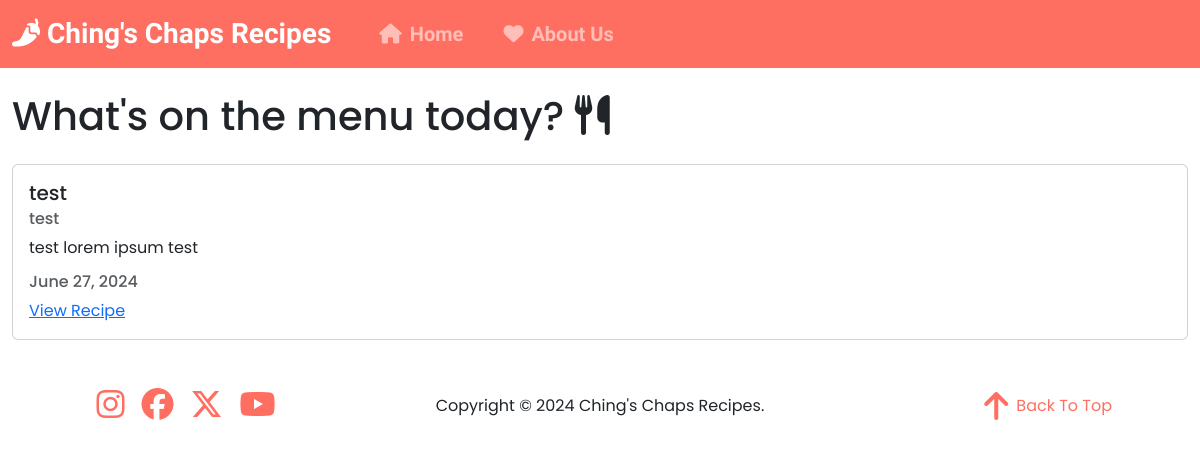
Before: / with the older database file.
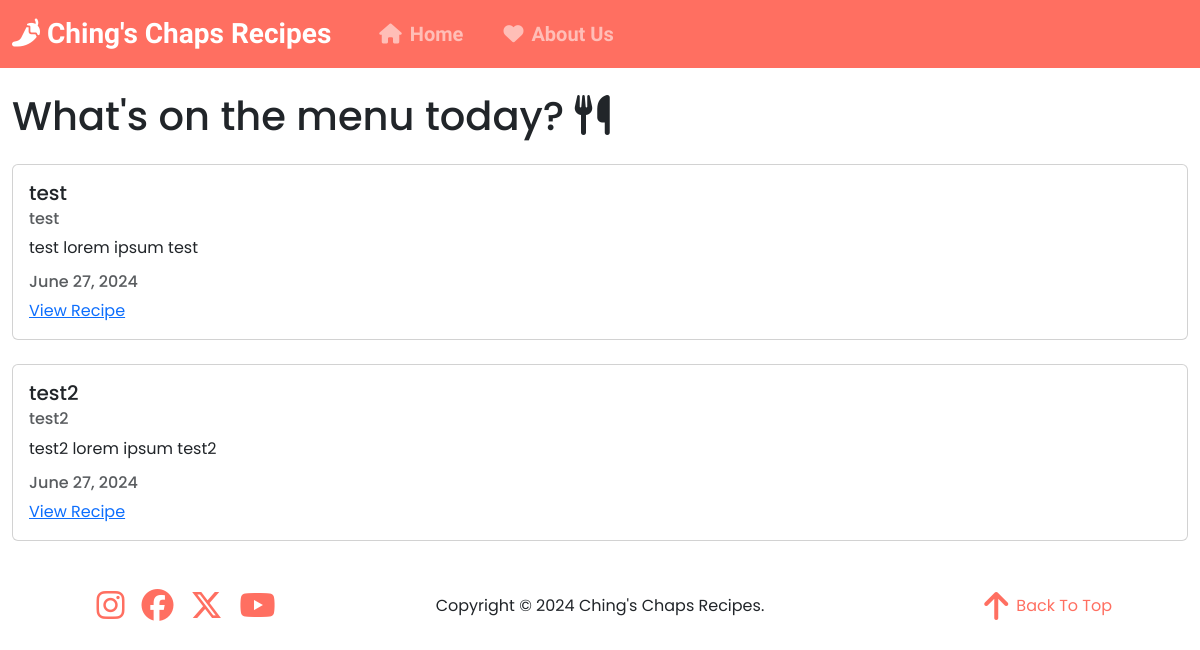
After: the same page with the newer database file.
### recipes/models.py (models this page shows, shortened)
class Recipe(models.Model):
  title = models.CharField(max_length=100)
  description = models.TextField()
  author = models.ForeignKey(User, on_delete=models.CASCADE)
  created_at = models.DateTimeField(auto_now_add=True)
  updated_at = models.DateTimeField(auto_now=True)

### recipes/views.py (the view)
# urls.py: 2. Add a URL to urlpatterns:  path('', views.home, name='home')
def home(request):
  recipes = models.Recipe.objects.all()
  context = {
    'recipes': recipes
  }
  return render(request, 'recipes/home.html', context)

### recipes/templates/recipes/home.html
{% extends 'recipes/base.html' %}
{% block content %}
<main id="main-content">
<h1 class="mb-4">What's on the menu today? <i class="fa-solid fa-utensils"></i> </h1>
{% for recipe in recipes %}
<div class="card my-4">
  <div class="card-body">
    <h5 class="card-title">{{ recipe.title }}</h5>
    <h6 class="card-subtitle mb-2 text-muted">{{ recipe.author }}</h6>
    <p class="card-text">{{ recipe.description }}</p>
    <h6 class="card-subtitle mb-2 text-muted">
      {{ recipe.updated_at|date:"F d, Y" }}
    </h6>
    <a href="#" class="card-link">View Recipe</a>
  </div>
</div>
{% endfor %}
{% endblock content %}

### recipes/templates/recipes/base.html (shortened to what this page needs)
<!DOCTYPE html>
<html lang="en">
<head>
    {% load static %}
    <link href="https://cdn.jsdelivr.net/npm/bootstrap@5.3.3/dist/css/bootstrap.min.css" rel="stylesheet"
>
    <link rel="stylesheet" href="{% static 'css/style.css' %}">
</head>
<body>
    <nav class="navbar navbar-expand-lg navbar-dark">
        <div class="container-fluid d-flex align-items-center">
            <a class="navbar-brand fs-3 d-none d-md-block" href="{% url 'recipes-home' %}">
                <i class="fa-solid fa-pepper-hot"></i> Ching's Chaps Recipes
            </a>
            <div class="collapse navbar-collapse" id="navbarNav">
                <ul class="navbar-nav">
                    <li class="nav-item px-4">
                        <a class="nav-link fs-5 d-flex justify-content-center align-items-center" aria-current="page"
                            href="{% url 'recipes-home' %}"><i class="fa-solid fa-house pe-2"></i> Home</a>
                    </li>
                    <li class="nav-item">
                        <a class="nav-link fs-5 d-flex justify-content-center align-items-center" aria-current="page"
                            href="{% url 'recipes-about' %}"><i class="fa-solid fa-heart pe-2"></i> About Us</a>
                    </li>
                </ul>
            </div>
        </div>
    </nav>
    <div class="container-fluid mt-4 col-12">{% block content %} {% endblock %}</div>
    <footer class="py-4 container-fluid d-flex flex-wrap justify-content-around align-items-center" id="footer-content">
        <div class="col-6 col-md-2 d-flex justify-content-around">
            <p class="mb-0">
                <a href="https://www.instagram.com/"><i class="fab fa-instagram fa-2x"></i></a>
            </p>
            <p class="mb-0">
                <a href="https://www.facebook.com/"><i class="fab fa-facebook fa-2x"></i></a>
            </p>
            <p class="mb-0">
                <a href="https://x.com/home"><i class="fab fa-x-twitter fa-2x"></i></a>
            </p>
            <p class="mb-0">
                <a href="https://www.youtube.com/"><i class="fab fa-youtube fa-2x"></i></a>
            </p>
        </div>
        <div class="text-center d-none d-md-block">
            Copyright &copy;  Ching's Chaps Recipes.
        </div>
        <div class="col-6 col-md-2 text-center text-md-end">
            <p class="mb-0">
                <a href="#" class="d-flex justify-content-end align-items-center" id="back-to-top"><i class="fa-solid fa-arrow-up fa-2x pe-2"></i>Back To Top</a>
            </p>
        </div>
    </footer>
</body>
</html>

### static/css/style.css (style rules this page uses)
* { margin: 0; padding: 0; box-sizing: border-box; scroll-behavior: smooth; }
nav { font-family: "Playwrite NG Modern", sans-serif; font-weight: bold; background-color: #FF6F61 !important; transition: all 0.3s ease; }
nav a { color: #f5f5f5; transition: all 0.3s ease; }
#main-content { font-family: "Poppins", sans-serif; }
#footer-content { font-family: "Poppins", sans-serif; }
#footer-content a { color: #FF6F61; text-decoration: none; }
#footer-content i { color: #FF6F61; transition: all 0.3s ease; }
#back-to-top { color: #FF6F61; transition: all 0.3s ease; }

Changed rows visible on the page:
added Recipe: title "test2", author "test2", description "test2 lorem ipsum test2", updated_at "June 27, 2024"
